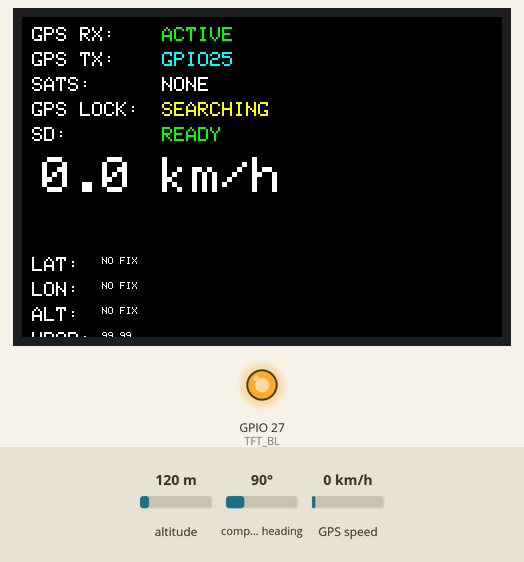
Recording of a sketch running on a simulated ESP32. On the bench: 480×320 colour display, output pins drawn as LEDs (lit = HIGH). The inputs (shaded band) are chosen by the test bench; at power-on: GPS speed 0 km/h, altitude 120 m, compass heading 90°. Storage starts empty; the GPS gets a fix after 3 s at 37.7749, -122.4194 with 8 satellites; what the sketch prints to the serial monitor is not drawn.

Above: at 1.5 s.
1.6 s: GPS speed set to 2 km/h
At 3.9 s:
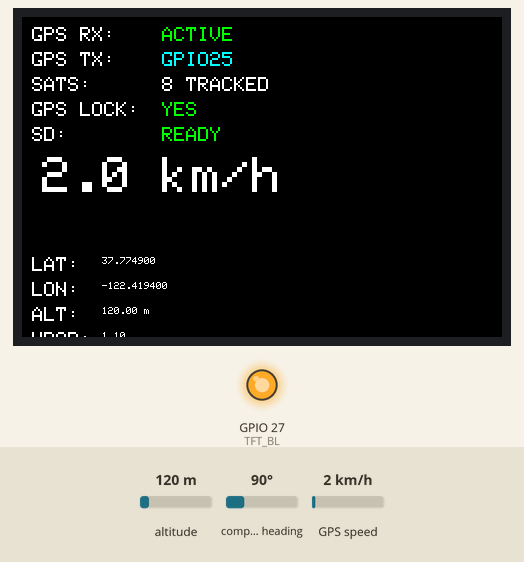
5.0 s: altitude set to 20 m
At 6.1 s:
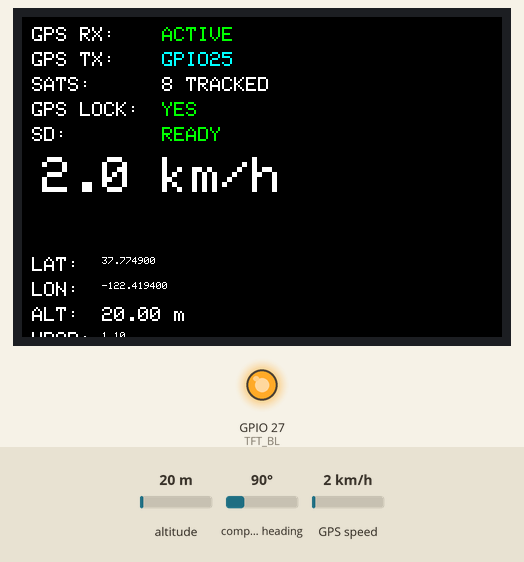
7.0 s: altitude set to 500 m
At 8.7 s:
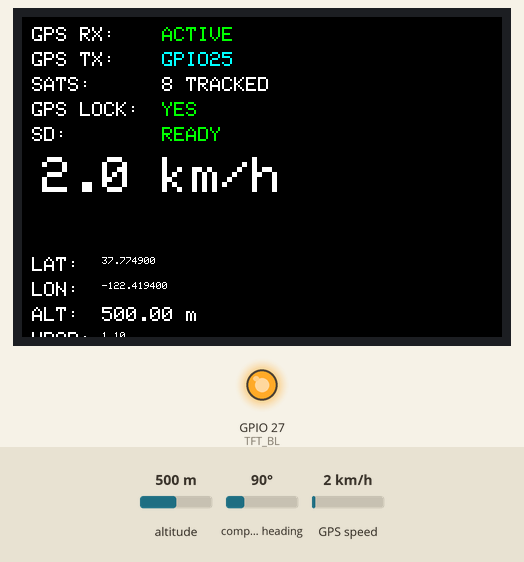
9.0 s: GPS speed set to 60 km/h
At 10.4 s:
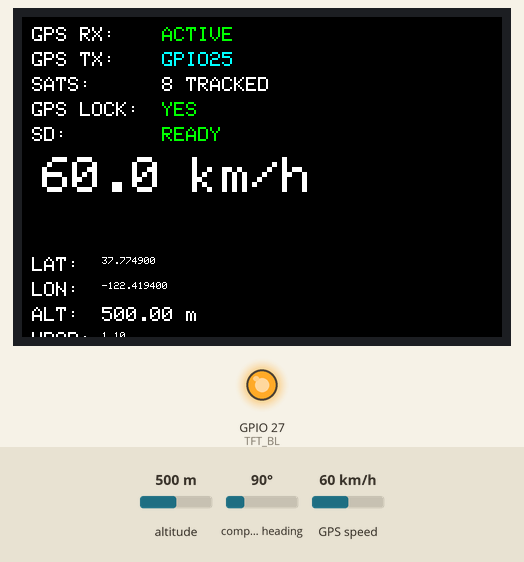
12.5 s: GPS speed set to 30 km/h
At 14.9 s:
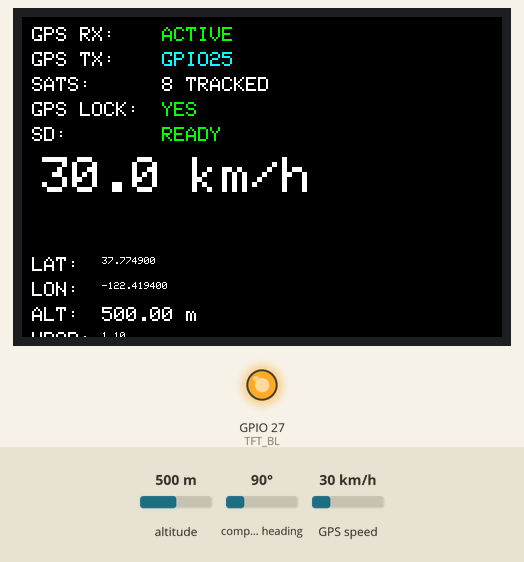
Timing chart, 0 to 16.0 s (numbered marks = the images above; inputs shaded):
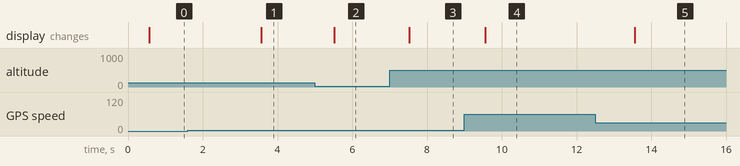

The sketch:

speedo.ino
```cpp
#include <TinyGPSPlus.h>
#include <TFT_eSPI.h>
#include <SPI.h>
#include <SD.h>

#define TFT_BL 27

// GPS wiring
#define GPS_RX 35
#define GPS_TX 25

// SD card CS
#define SD_CS 5

TinyGPSPlus gps;
TFT_eSPI tft = TFT_eSPI();
HardwareSerial GPSserial(1);

unsigned long lastScreenUpdate = 0;
unsigned long lastGPSData = 0;
unsigned long lastSDWrite = 0;

int lastSatCount = 0;
bool gpsLocked = false;
bool sdWorking = false;

// Cached UI values
String lastRxText = "";
String lastSatText = "";
String lastLockText = "";
String lastSpeedText = "";
String lastLatText = "";
String lastLonText = "";
String lastAltText = "";
String lastHdopText = "";
String lastSDText = "";

//-----------------------------------
void drawStaticUI() {
  tft.fillScreen(TFT_BLACK);

  tft.setTextSize(2);
  tft.setTextColor(TFT_WHITE, TFT_BLACK);

  tft.setCursor(10, 10);
  tft.println("GPS RX:");

  tft.setCursor(10, 35);
  tft.println("GPS TX:");

  tft.setCursor(10, 60);
  tft.println("SATS:");

  tft.setCursor(10, 85);
  tft.println("GPS LOCK:");

  tft.setCursor(10, 110);
  tft.println("SD:");

  tft.setCursor(10, 240);
  tft.println("LAT:");

  tft.setCursor(10, 265);
  tft.println("LON:");

  tft.setCursor(10, 290);
  tft.println("ALT:");

  tft.setCursor(10, 315);
  tft.println("HDOP:");

  // Static TX label
  tft.setTextColor(TFT_CYAN, TFT_BLACK);
  tft.setCursor(140, 35);
  tft.println("GPIO25");
}

//-----------------------------------
void initSDCard() {
  Serial.println("Initializing SD...");

  if (SD.begin(SD_CS)) {
    Serial.println("SD READY");
    sdWorking = true;
  } else {
    Serial.println("SD FAILED");
    sdWorking = false;
  }
}

//-----------------------------------
void logGPSData() {
  if (!sdWorking) return;

  File file = SD.open("/gpslog.txt", FILE_APPEND);

  if (!file) {
    Serial.println("SD write failed");
    sdWorking = false;
    return;
  }

  file.print("Speed:");

  if (gps.speed.isValid()) {
    file.print(gps.speed.kmph(), 1);
  } else {
    file.print("0");
  }

  file.print(", Sats:");
  file.print(lastSatCount);

  file.print(", Lat:");
  if (gps.location.isValid()) {
    file.print(gps.location.lat(), 6);
  } else {
    file.print("NOFIX");
  }

  file.print(", Lon:");
  if (gps.location.isValid()) {
    file.print(gps.location.lng(), 6);
  } else {
    file.print("NOFIX");
  }

  file.print(", Alt:");
  if (gps.altitude.isValid()) {
    file.print(gps.altitude.meters());
  } else {
    file.print("NOFIX");
  }

  file.println();
  file.close();

  Serial.println("GPS logged to SD");
}

//-----------------------------------
void setup() {
  Serial.begin(115200);
  Serial.println("GPS SPEEDO START");

  GPSserial.begin(9600, SERIAL_8N1, GPS_RX, GPS_TX);

  pinMode(TFT_BL, OUTPUT);
  digitalWrite(TFT_BL, HIGH);

  tft.init();
  tft.setRotation(1);

  drawStaticUI();
  initSDCard();
}

//-----------------------------------
void loop() {

  //-----------------------------------
  // Read GPS continuously
  //-----------------------------------
  while (GPSserial.available()) {
    char c = GPSserial.read();

    Serial.write(c);
    gps.encode(c);

    lastGPSData = millis();
  }

  //-----------------------------------
  // Filter bad sat values
  //-----------------------------------
  if (gps.satellites.isValid()) {
    int sats = gps.satellites.value();

    if (sats >= 0 && sats <= 40) {
      lastSatCount = sats;
    }
  }

  //-----------------------------------
  // Better lock detection
  //-----------------------------------
  gpsLocked =
      gps.location.isValid() &&
      gps.location.age() < 5000;

  //-----------------------------------
  // SD logging every 5 sec
  //-----------------------------------
  if (millis() - lastSDWrite > 5000) {
    lastSDWrite = millis();
    logGPSData();
  }

  //-----------------------------------
  // Screen refresh
  //-----------------------------------
  if (millis() - lastScreenUpdate > 500) {
    lastScreenUpdate = millis();

    tft.setTextSize(2);

    //-----------------------------------
    // GPS RX
    //-----------------------------------
    String rxText =
      (millis() - lastGPSData < 3000) ?
      "ACTIVE" : "LOST";

    if (rxText != lastRxText) {
      tft.fillRect(140, 10, 180, 20, TFT_BLACK);
      tft.setCursor(140, 10);

      tft.setTextColor(
        rxText == "ACTIVE" ? TFT_GREEN : TFT_RED,
        TFT_BLACK
      );

      tft.println(rxText);
      lastRxText = rxText;
    }

    //-----------------------------------
    // SAT DISPLAY
    //-----------------------------------
    String satText;

    if (lastSatCount > 0) {
      satText = String(lastSatCount) + " TRACKED";
    } else {
      satText = "NONE";
    }

    if (satText != lastSatText) {
      tft.fillRect(140, 60, 180, 20, TFT_BLACK);
      tft.setCursor(140, 60);
      tft.setTextColor(TFT_WHITE, TFT_BLACK);
      tft.println(satText);
      lastSatText = satText;
    }

    //-----------------------------------
    // GPS LOCK
    //-----------------------------------
    String lockText =
      gpsLocked ? "YES" : "SEARCHING";

    if (lockText != lastLockText) {
      tft.fillRect(140, 85, 180, 20, TFT_BLACK);
      tft.setCursor(140, 85);

      tft.setTextColor(
        gpsLocked ? TFT_GREEN : TFT_YELLOW,
        TFT_BLACK
      );

      tft.println(lockText);
      lastLockText = lockText;
    }

    //-----------------------------------
    // SD STATUS
    //-----------------------------------
    String sdText =
      sdWorking ? "READY" : "FAIL";

    if (sdText != lastSDText) {
      tft.fillRect(140, 110, 180, 20, TFT_BLACK);
      tft.setCursor(140, 110);

      tft.setTextColor(
        sdWorking ? TFT_GREEN : TFT_RED,
        TFT_BLACK
      );

      tft.println(sdText);
      lastSDText = sdText;
    }

    //-----------------------------------
    // SPEED
    //-----------------------------------
    String speedText =
      gps.speed.isValid()
      ? String(gps.speed.kmph(), 1)
      : "0.0";

    if (speedText != lastSpeedText) {
      tft.fillRect(20, 140, 300, 70, TFT_BLACK);

      tft.setTextColor(TFT_WHITE, TFT_BLACK);
      tft.setTextSize(5);
      tft.setCursor(20, 140);

      tft.print(speedText);
      tft.print(" km/h");

      lastSpeedText = speedText;
    }

    //-----------------------------------
    // LAT
    //-----------------------------------
    String latText =
      gps.location.isValid()
      ? String(gps.location.lat(), 6)
      : "NO FIX";

    if (latText != lastLatText) {
      tft.fillRect(80, 240, 220, 15, TFT_BLACK);
      tft.setTextSize(1);
      tft.setCursor(80, 240);
      tft.println(latText);
      lastLatText = latText;
    }

    //-----------------------------------
    // LON
    //-----------------------------------
    String lonText =
      gps.location.isValid()
      ? String(gps.location.lng(), 6)
      : "NO FIX";

    if (lonText != lastLonText) {
      tft.fillRect(80, 265, 220, 15, TFT_BLACK);
      tft.setCursor(80, 265);
      tft.println(lonText);
      lastLonText = lonText;
    }

    //-----------------------------------
    // ALT
    //-----------------------------------
    String altText =
      gps.altitude.isValid()
      ? String(gps.altitude.meters()) + " m"
      : "NO FIX";

    if (altText != lastAltText) {
      tft.fillRect(80, 290, 220, 15, TFT_BLACK);
      tft.setCursor(80, 290);
      tft.println(altText);
      lastAltText = altText;
    }

    //-----------------------------------
    // HDOP
    //-----------------------------------
    String hdopText =
      gps.hdop.isValid()
      ? String(gps.hdop.hdop())
      : "N/A";

    if (hdopText != lastHdopText) {
      tft.fillRect(80, 315, 220, 15, TFT_BLACK);
      tft.setCursor(80, 315);
      tft.println(hdopText);
      lastHdopText = hdopText;
    }
  }
}
```

Measured:
- after the input at 1.6 s, the display: changes after 2.0 s (image 1)
- after the input at 5.0 s, the display: changes after 0.52 s (image 2)
- after the input at 7.0 s, the display: changes after 0.53 s (image 3)
- after the input at 9.0 s, the display: changes after 0.56 s (image 4)
- after the input at 12.5 s, the display: changes after 1.1 s (image 5)
